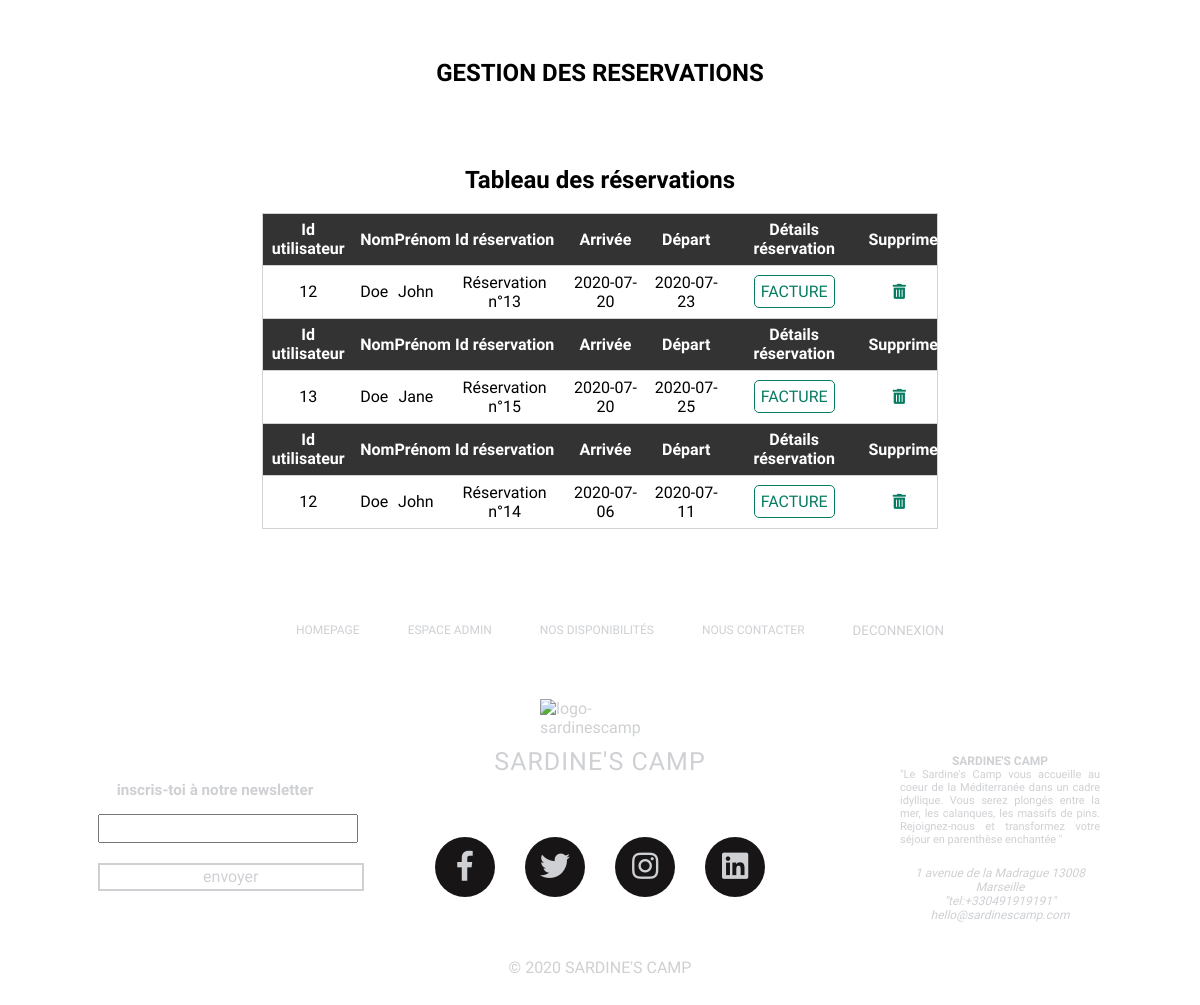
Page /admin.php (signed in, lower part) on the earlier database version.
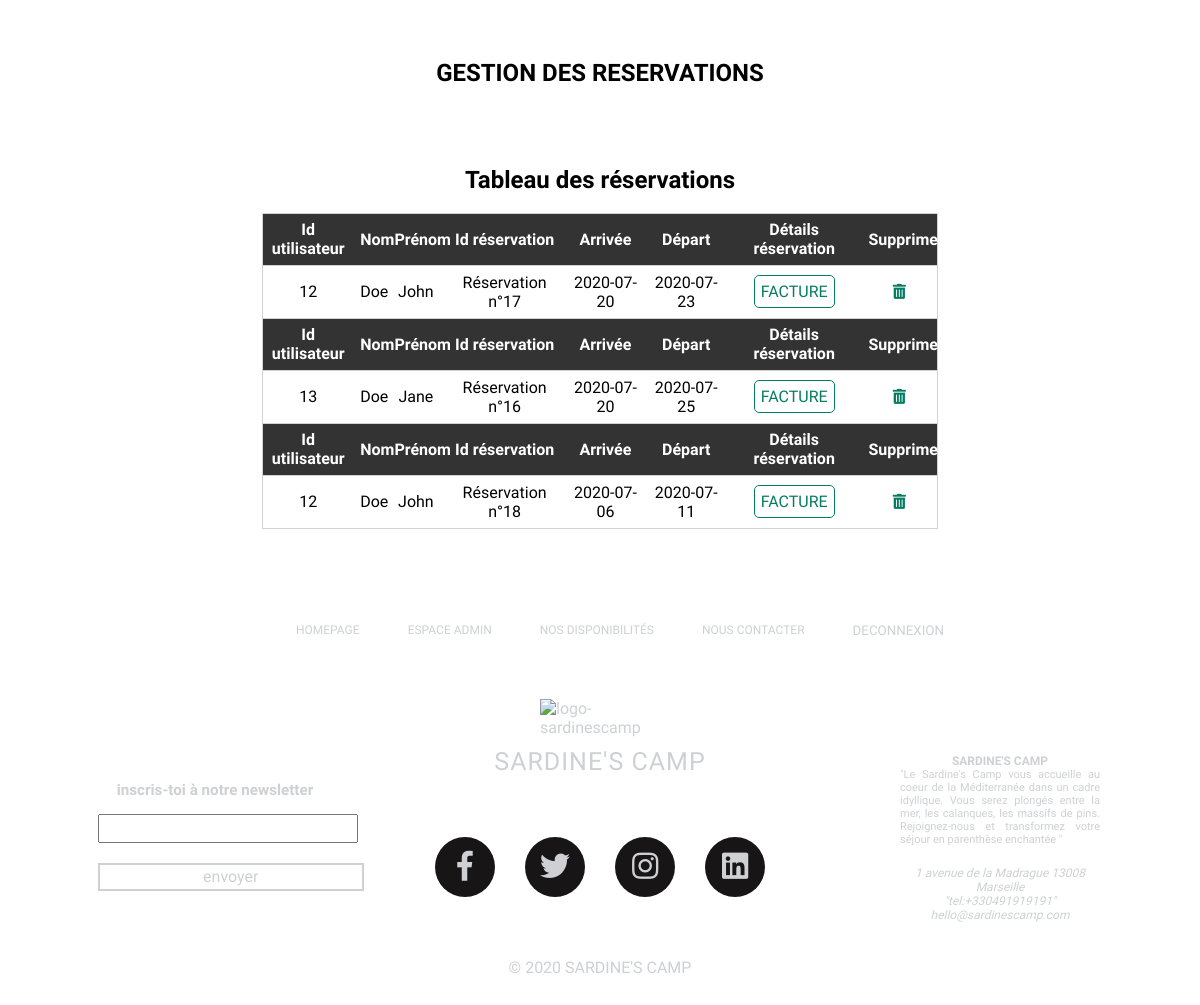
Same page on the later database version.
### tables this page shows
CREATE TABLE IF NOT EXISTS `reservations` (
  `id_reservation` int(11) NOT NULL AUTO_INCREMENT,
  `date_debut` date NOT NULL,
  `date_fin` date NOT NULL,
  `id_utilisateur` int(11) NOT NULL,
  PRIMARY KEY (`id_reservation`)
);

CREATE TABLE IF NOT EXISTS `utilisateurs` (
  `id_utilisateur` int(11) NOT NULL AUTO_INCREMENT,
  `nom` varchar(50) NOT NULL,
  `prenom` varchar(50) NOT NULL,
  `email` varchar(100) NOT NULL,
  `register_date` datetime NOT NULL,
  `password` varchar(255) NOT NULL,
  `is_admin` int(11) NOT NULL,
  `num_tel` varchar(50) NOT NULL,
  `gender` varchar(50) NOT NULL,
  `avatar` varchar(255) DEFAULT NULL,
  PRIMARY KEY (`id_utilisateur`)
);

### tableau_gestion_reservations.php (shortened to what this page needs)
<?php
        try
        {
            $connexion=new PDO("mysql:host=localhost;dbname=camping",'root','');
            $connexion->setAttribute(PDO::ATTR_ERRMODE,PDO::ERRMODE_EXCEPTION);
            $data_user_booking = $connexion->prepare("SELECT
            utilisateurs.id_utilisateur,
            utilisateurs.nom,
            utilisateurs.prenom,
            reservations.id_reservation,
            reservations.date_debut,
            reservations.date_fin
            FROM utilisateurs, reservations WHERE
            utilisateurs.id_utilisateur = reservations.id_utilisateur ORDER by date_debut DESC");
            $data_user_booking->execute();
            $resultat_data_user_booking = $data_user_booking->fetchAll(PDO::FETCH_ASSOC);
        }
        catch (PDOException $e)
        {
        echo "Erreur : " . $e->getMessage();
        }
?>
<div class="gestion-resa">
    <h2>Tableau des réservations </h2><br/>
    <table>
        <thead>
            <?php foreach($resultat_data_user_booking as $booking){ ?>
            <tr>
                <th>Id utilisateur</th>
                <th class="display_none">Nom</th>
                <th class="display_none">Prénom</th>
                <th>Id réservation</th>
                <th>Arrivée</th>
                <th>Départ</th>
                <th>Détails réservation</th>
                <th>Supprimer</th>
            </tr>
        </thead>
        <tbody>
            <tr>
                <td><?php echo $booking['id_utilisateur'] ?></td>
                <td class="display_none"><?php echo $booking['nom'] ?></td>
                <td class="display_none"><?php echo $booking['prenom'] ?></td>
                <td><?php echo 'Réservation n°'.$booking['id_reservation'] ?></td>
                <td><?php echo $booking['date_debut'] ?></td>
                <td><?php echo $booking['date_fin'] ?></td>
                <td><a class="user_modify_button" href="facturation.php?id_reservation=<?php echo $booking['id_reservation']?>">FACTURE</a></td>
                <td>
                    <form method="post" action="" class="delete_button">
                        <button type="submit" name="delete_booking"><i class="fas fa-trash-alt"></i></button>
                    </form>
                </td>
            </tr>
            <?php  } ?>
        </tbody>
    </table>
</div>

Differences in the rows shown:
removed reservations: id_utilisateur.id_utilisateur "12", id_utilisateur.nom "Doe", id_utilisateur.prenom "John", id_reservation "13", date_debut "2020-07-20", date_fin "2020-07-23"
removed reservations: id_utilisateur.id_utilisateur "13", id_utilisateur.nom "Doe", id_utilisateur.prenom "Jane", id_reservation "15", date_debut "2020-07-20", date_fin "2020-07-25"
removed reservations: id_utilisateur.id_utilisateur "12", id_utilisateur.nom "Doe", id_utilisateur.prenom "John", id_reservation "14", date_debut "2020-07-06", date_fin "2020-07-11"
added reservations: id_utilisateur.id_utilisateur "12", id_utilisateur.nom "Doe", id_utilisateur.prenom "John", id_reservation "17", date_debut "2020-07-20", date_fin "2020-07-23"
added reservations: id_utilisateur.id_utilisateur "13", id_utilisateur.nom "Doe", id_utilisateur.prenom "Jane", id_reservation "16", date_debut "2020-07-20", date_fin "2020-07-25"
added reservations: id_utilisateur.id_utilisateur "12", id_utilisateur.nom "Doe", id_utilisateur.prenom "John", id_reservation "18", date_debut "2020-07-06", date_fin "2020-07-11"
